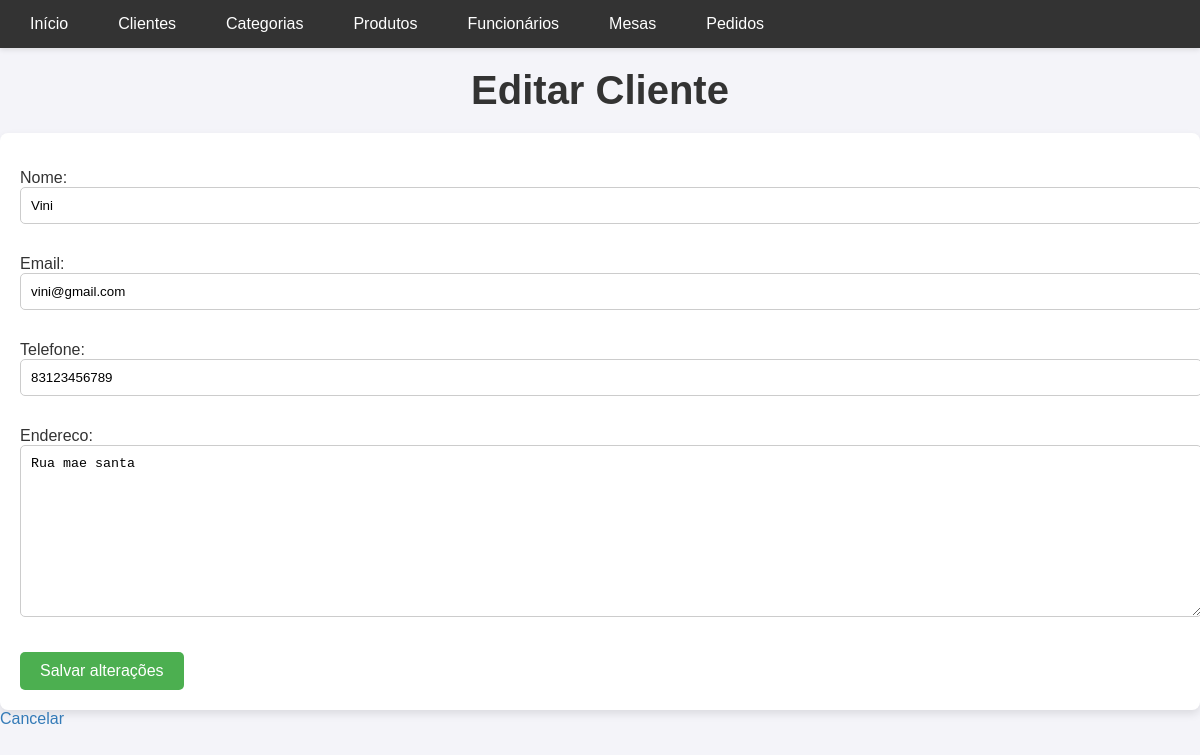
Page /cliente/edit/3/ on the committed database.
### gerenciamento/models.py (models this page shows, shortened)
class Cliente(models.Model):
    nome = models.CharField(max_length=100)
    email = models.EmailField(unique=True)
    telefone = models.CharField(max_length=15)
    endereco = models.TextField()

### gerenciamento/views.py (the view)
# urls.py: path('cliente/edit/<int:pk>/', views.editar_cliente, name='editar_cliente'),
def editar_cliente(request, pk):
    cliente = get_object_or_404(Cliente, pk=pk)
    if request.method == 'POST':
        form = ClienteForm(request.POST, instance=cliente)
        if form.is_valid():
            form.save()
            return redirect('listar_clientes')
    else:
        form = ClienteForm(instance=cliente)
    return render(request, 'gerenciamento/cliente/edit.html', {'form': form})

### gerenciamento/forms.py
class ClienteForm(forms.ModelForm):
    class Meta:
        model = Cliente
        fields = '__all__'

### gerenciamento/templates/gerenciamento/cliente/edit.html (shortened to what this page needs)
{% extends 'gerenciamento/base.html' %}
{% block content %}
<h1>Editar Cliente</h1>
<form method="post">
    {{ form.as_p }}
    <button type="submit">Salvar alterações</button>
</form>
<a href="{% url 'listar_clientes' %}">Cancelar</a>
{% endblock %}

### static/gerenciamento/style.css (style rules this page uses)
body { font-family: 'Arial', sans-serif; margin: 0; padding: 0; background-color: #f4f4f9; color: #333; }
h1 { font-size: 2.5em; text-align: center; color: #333; margin: 20px 0; }
a { color: #337ab7; text-decoration: none; transition: color 0.3s ease; }
button { background-color: #4CAF50; color: white; padding: 10px 20px; border: none; border-radius: 5px; cursor: pointer; font-size: 16px; transition: background-color 0.3s ease; }
form { background-color: #fff; padding: 20px; box-shadow: 0 4px 8px rgba(0, 0, 0, 0.1); border-radius: 8px; }
form input, form select, form textarea { width: 100%; padding: 10px; margin-bottom: 15px; border: 1px solid #ccc; border-radius: 5px; }

### rows in the picture
Cliente: nome "Vini", email "vini@gmail.com", telefone "83123456789", endereco "Rua mae santa"
